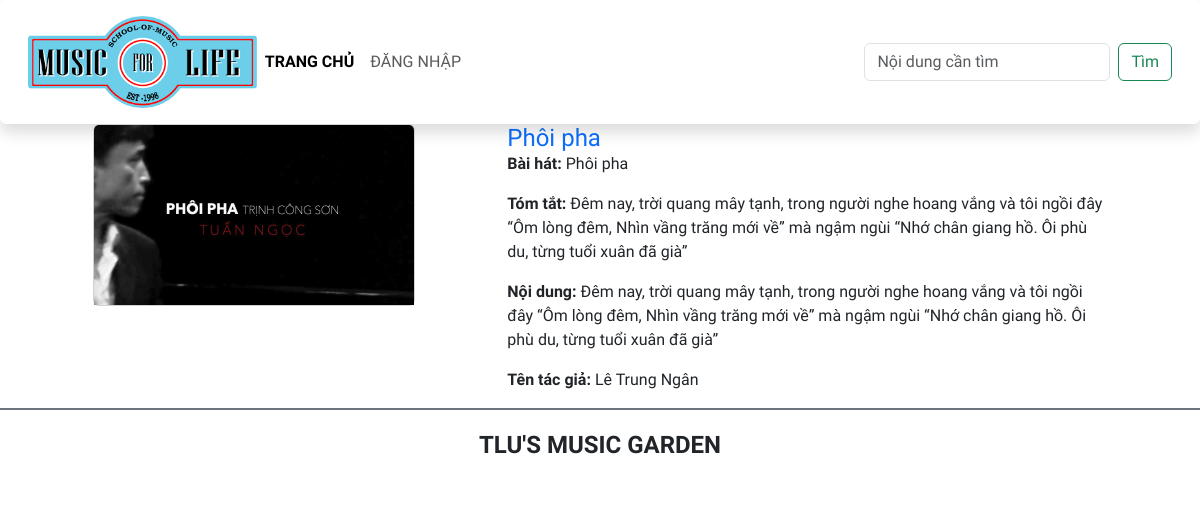
The page /btth01/view/camnhan.php?id=3 on the database its author committed.
### tables this page shows
CREATE TABLE `baiviet` (
  `ma_bviet` int(11) NOT NULL,
  `tieude` varchar(200) NOT NULL,
  `ten_bhat` varchar(100) NOT NULL,
  `ma_tloai` int(11) NOT NULL,
  `tomtat` text NOT NULL,
  `noidung` text DEFAULT NULL,
  `ma_tgia` int(11) NOT NULL,
  `ngayviet` datetime NOT NULL DEFAULT current_timestamp() ON UPDATE current_timestamp(),
  `hinhanh` varchar(200) DEFAULT NULL
);

CREATE TABLE `tacgia` (
  `ma_tgia` int(11) NOT NULL,
  `ten_tgia` varchar(100) NOT NULL,
  `hinh_tgia` varchar(100) DEFAULT NULL
);

### btth01/view/camnhan.php (the view, shortened to what this page needs)
<?php
$songs = [
    '',
    'longme.jpg',
    'vetmua.jpg',
    'phoipha.jpg',
    'quehuong.jpg',
    'datnuoc.jpg',
    'hardrock.jpg',
    'TheUnforgiven.jpg',
    'noitinhyeubatdau.jpg',
    'loveme.jpg',
    'stronger.jpg',
    'csmt.jpg',
    'cayvagio.jpg',
    'nguoithay.jpg',
];
require '../includes/database-connection.php';
$sql       = "SELECT baiviet.ma_bviet , baiviet.ten_bhat , theloai.ten_tloai , baiviet.tomtat , tacgia.ten_tgia
                FROM baiviet
                INNER JOIN theloai ON baiviet.ma_tloai = theloai.ma_tloai
                INNER JOIN tacgia ON baiviet.ma_tgia = tacgia.ma_tgia
                WHERE baiviet.ma_bviet = {$_GET['id']};";
$statement = $pdo->query($sql);
$content  = $statement->fetch();
?>
<!DOCTYPE html>
<html lang="en">
<head>
    <link href="https://cdn.jsdelivr.net/npm/bootstrap@5.3.0-alpha1/dist/css/bootstrap.min.css" rel="stylesheet">
    <link rel="stylesheet" href="../css/style.css">
</head>
<body>
    <header>
    <?php include './nav.php'; ?>
    <div  class="d-flex justify-content-evenly">
        <div style="display: inline-block; ">
                <div class="card mb-2 col-5" style="width: 100%;">
                <img src= "../images/songs/<?=$songs[$_GET['id']]?>"  class="card-img-top" alt="...">
                        </div>
            </div>
            <div style="display: inline-block; width:600px">
                <h4 class="card-title  text-primary">
                    <?= $content['ten_bhat'] ?>
                </h4>
                <p> <strong>Bài hát:</strong> <?= $content['ten_bhat']?></p>
                <p> <strong > Tóm tắt:</strong> <?= $content['tomtat']?> </p>
                <p> <strong> Nội dung:</strong> <?= $content['tomtat']?> </p>
                <p><strong> Tên tác giả:</strong>  <?= $content['ten_tgia']?></p>
            </div>
    </div>
    <?php include './footer.php'; ?>
</body>
</html>

### btth01/css/style.css (style rules this page uses)
body { font-family: 'Numans', sans-serif !important; }
.card-img-top { width: 100%; height: 15vw; object-fit: cover; }

### rows shown on the page
baiviet: ten_bhat "Phôi pha", tomtat "Đêm nay, trời quang mây tạnh, trong người nghe hoang vắng và tôi ngồi đây “Ôm lòng đêm, Nhìn vầng trăng mới về” mà ngậm ngùi “Nhớ chân giang hồ. Ôi phù du, từng tuổi xuân đã già”", ma_tgia.ten_tgia "Lê Trung Ngân"
